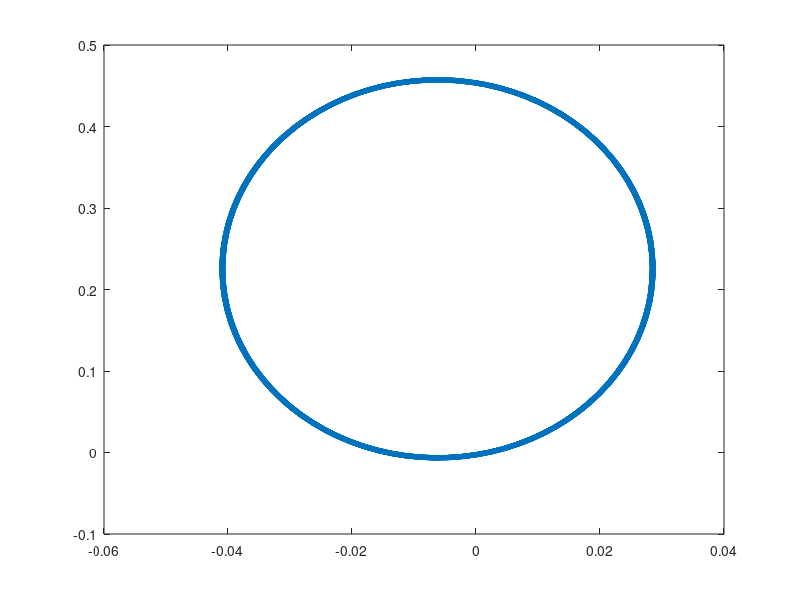

Recreate this plot in MATLAB.
clc;
clear all;
%Parameters
m=30000;
l=10;
EJ=13748*10^4;
c=0.91;
n=1;
omega_n=(n*pi/l)^2*sqrt(EJ/m);
alpha=c/(2*m);
v0=30;
sigma_v=0.025;

%Time Steps
T=100;
dt=0.01;
t=0:dt:T-dt;
Nt=length(t);
Nsim=1;

deltamat = [sqrt(dt)            0;
            dt^1.5/2    dt^1.5/(2*sqrt(3))];

for j=1:Nsim
    X=0.1*randn;
    forcing_func=10*sin(n*pi*X/l);
    y=zeros(4,Nt);
    for i=1:Nt-1
        dZ1 = deltamat(2,:)*randn(2,1);
        dW1 = (deltamat(1,:)*randn(2,1))';
        %Drift Coeficients drift is doubt
         z3=sin(n*pi*X/l);
         z4=cos(n*pi*X/l);
         a1 = y(2,i);
         a2=-omega_n^2*y(1,i)-2*alpha*y(2,i)+2/(m*l)*z3;
         a3=n*pi*v0/l*z4-0.5*(n*pi/l)^2*sigma_v^2*z3;
         a4=-n*pi*v0/l*z3-0.5*(n*pi/l)^2*sigma_v^2*z4;
         a_coeff=[a1;a2;a3;a4];
         b_coeff=[0;0;n*pi*sigma_v*z4/l;-n*pi*sigma_v*z3/l];

         %Kolmogorov Moments (time differntials consired 0)
         L0a1=a2;
         L0a2=-a1*omega_n^2-2*a2*alpha+2*a3/(m*l);
         L0a3=-a3*(n*pi*v0/l*tan(n*pi*X/l)+0.5*(n*pi/l)^2*sigma_v^2)+a4*(n*pi*v0/l+0.5*(n*pi/l)^2*sigma_v^2*z4)-1/2*(n*pi*sigma_v/l)^2*n*pi*a3*v0/(z4^2*l);
         L0a4=a3*(0.5*(n*pi/l)^2*sigma_v^2*tan(n*pi*X/l)-n*pi*v0/l)+a4*(n*pi*v0/l*cot(n*pi*X/l)-0.5*(n*pi/l)^2*sigma_v^2)-n*pi*sigma_v*0.5*(n*pi/l)^2*sigma_v^2/(z4*l);

         L1a1=0;
         L1a2=2*n*pi*sigma_v*z4/(m*l^2);
         L1a3=n*pi*sigma_v*z4/l*(-n*pi*sigma_v*v0*tan(n*pi*X/l)/l-0.5*(n*pi/l)^2*sigma_v^2)-n*pi*sigma_v*z3/l*(n*pi*sigma_v*v0+0.5*(n*pi/l)^2*sigma_v^2*cot(n*pi*X/l));
         L1a4=n*pi*sigma_v*z4/l*(-n*pi*sigma_v*v0+0.5*(n*pi/l)^2*sigma_v^2*tan(n*pi*X/l))+n*pi*sigma_v*z3/l*(n*pi*sigma_v*v0*cot(n*pi*X/l)-0.5*(n*pi/l)^2*sigma_v^2);

         DW1 = dW1;   % 1 x 1
         DZ1 = dZ1;

         L1a = [L1a1 L1a2 L1a3 L1a4]';
         L0a = [L0a1 L0a2 L0a3 L0a4]';

         y(:,i+1) = y(:,i) + a_coeff*dt + b_coeff(:,1).*DW1 +...
               L1a.*DZ1 + L0a*0.5*dt^2 + forcing_func*dt;
         end

% Storage of variables,
Y1(j,:) = y(1,:);
Y2(j,:) = y(2,:);
end
u1= mean(Y1,1);
u1d= mean(Y2,1);
figure(2),plot(u1,u1d);hold on
%plot(t,Y1);hold on;
%plot(t,Y2)

       

         









